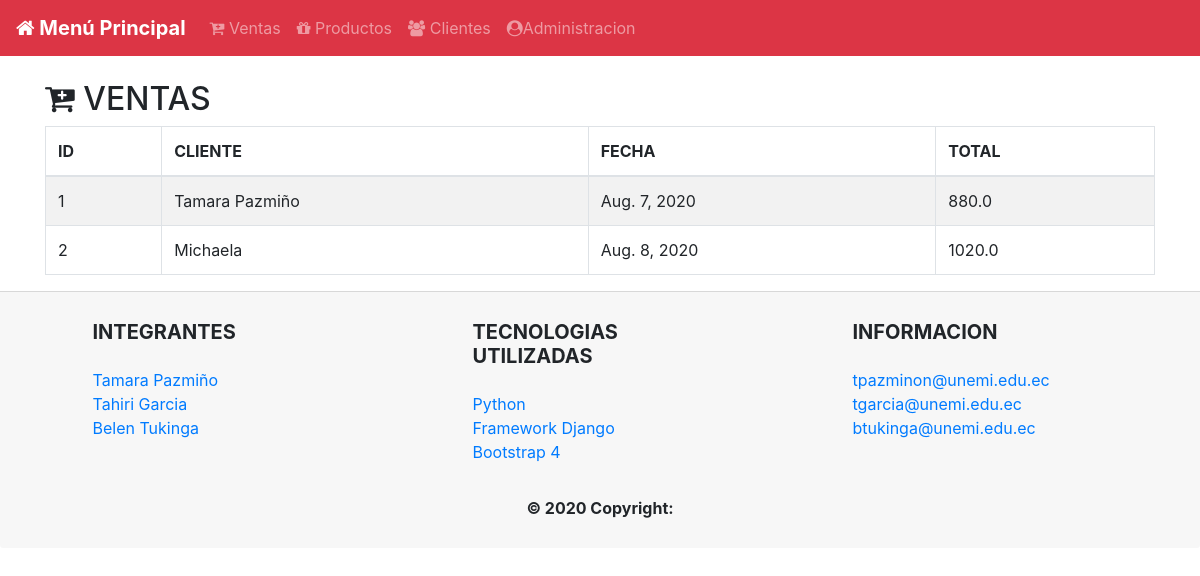
/ventas/, run on the app's committed database.
### appFacturacion/models.py (models this page shows, shortened)
class Factura(models.Model):
    cliente = models.ForeignKey(Cliente, on_delete=models.CASCADE)
    fecha = models.DateField()
    total = models.FloatField(default=0)
    class Meta:
        verbose_name = 'Factura'
        verbose_name_plural = 'Facturas'

### appFacturacion/views.py (the view)
# urls.py: path('ventas/',ventamostrar, name='ventas')
def ventamostrar(request):
    ventas =  Factura.objects.select_related('cliente').all().values('id','cliente__nombre','fecha','total')
    return render(request,'ventas-detalle.html',{'ventas':ventas})

### templates/ventas-detalle.html
{% extends 'index.html' %}
{% block contenido %}
<div class="container ">
    <h2><i class="fa fa-cart-plus"></i> VENTAS </h2>
    <div class="row">
        <div class="col-lg-12">
            <div class="panel panel-default">
                <div class="panel-body">
                    <table width="100%" class="table table-striped table-bordered table-hover" id="dataTables-example">
                        <thead>
                            <tr>
                                <th>ID</th>
                                <th>CLIENTE</th>
                                <th>FECHA</th>
                                <th>TOTAL</th>
                            </tr>
                        </thead>
                        <tbody>
                            {% for v in ventas %}
                            <tr class="odd gradeX">
                                <td>{{ v.id }}</td>
                                <td>{{ v.cliente__nombre }}</td>
                                <td>{{ v.fecha}}</td>
                                <td>{{ v.total }}</td>
                            </tr>
                            {% endfor %}
                        </tbody>
                    </table>
                </div>
            </div>
        </div>
    </div>
</div>
{% endblock contenido %}

### data on the page
Factura: id "1", cliente__nombre "Tamara Pazmiño", fecha "Aug. 7, 2020", total "880.0"
Factura: id "2", cliente__nombre "Michaela", fecha "Aug. 8, 2020", total "1020.0"
